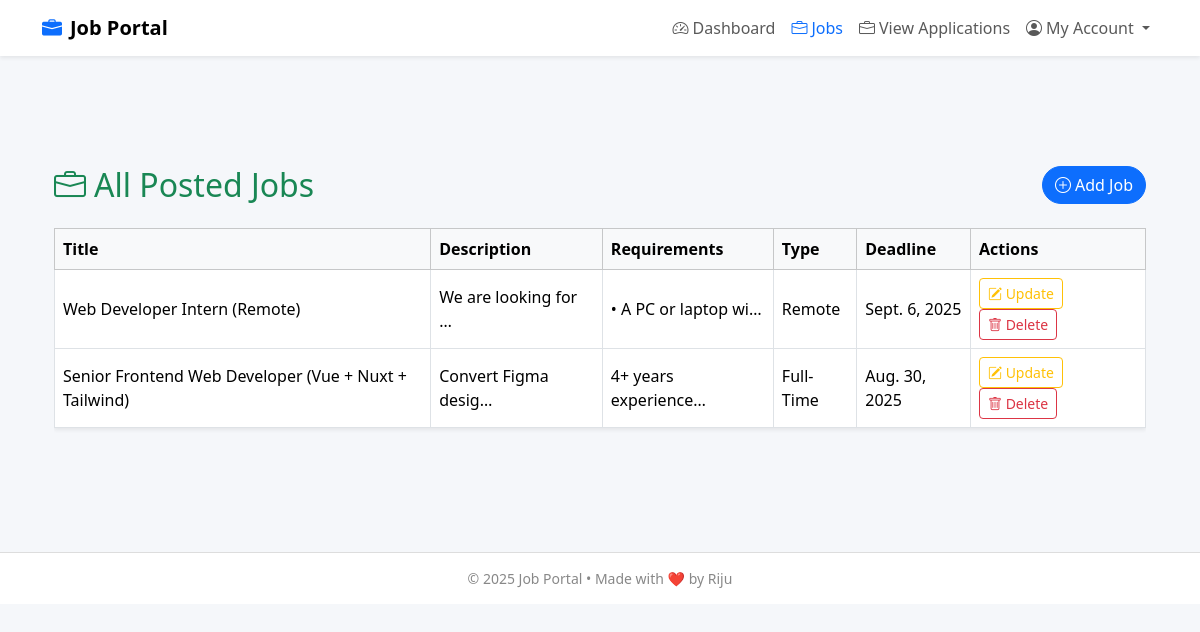
The app's page /jobListPage/ (signed in) with its own data.
### employer_app/models.py (models this page shows, shortened)
class JobModel(models.Model):
    JOB_TYPE_CHOICES = [
        ('Full-Time', 'Full-Time'),
        ('Remote', 'Remote'),
        ('Internship', 'Internship'),
    ]
    employer = models.ForeignKey(EmployerProfileModel,on_delete=models.CASCADE,related_name='jobs',null=True)
    title = models.CharField(max_length=255)
    description = models.TextField()
    requirements = models.TextField()
    salary = models.DecimalField(max_digits=10, decimal_places=2, null=True, blank=True)
    job_type = models.CharField(max_length=20, choices=JOB_TYPE_CHOICES)
    deadline = models.DateField()
    posted_date = models.DateField(auto_now_add=True)

### employer_app/views.py (the view)
# urls.py: path('jobListPage/',jobListPage, name='jobListPage'),
def jobListPage(request):
    employer_data = EmployerProfileModel.objects.get(employer_user= request.user)
    jobs = JobModel.objects.filter(employer = employer_data)
    return render(request, 'jobList.html',{'jobs':jobs})

### employer_app/templates/jobList.html (shortened to what this page needs)
{% extends 'master/master.html' %}
{% block body %}
<div class="container mt-5">
  <div class="d-flex justify-content-between align-items-center mb-4">
    <h2 class="text-success mb-0">
      <i class="bi bi-briefcase me-2"></i>All Posted Jobs
    </h2>
    {% if request.user.user_types == 'Employer' %}
    <a href="{% url 'createJobPage' %}" class="btn btn-primary rounded-pill">
      <i class="bi bi-plus-circle me-1"></i>Add Job
    </a>
    {% endif %}
  </div>
  <div class="table-responsive">
    <table class="table table-bordered table-hover align-middle shadow-sm">
      <thead class="table-light">
        <tr>
          <th>Title</th>
          <th>Description</th>
          <th>Requirements</th>
          <th>Type</th>
          <th>Deadline</th>
          <th>Actions</th>
        </tr>
      </thead>
      <tbody>
        {% for job in jobs %}
        <tr>
          <td>{{ job.title }}</td>
          <td>{{ job.description|truncatechars:20 }}</td>
          <td>{{ job.requirements|truncatechars:20 }}</td>
          <td>{{ job.job_type }}</td>
          <td>{{ job.deadline }}</td>
          <td>
            <a href="{% url 'updateJobPage' job.id %}" class="btn btn-outline-warning btn-sm me-2">
              <i class="bi bi-pencil-square"></i> Update
            </a>
            <a href="{% url 'deleteJobPage' job.id %}" class="btn btn-outline-danger btn-sm"
               onclick="return confirm('Are you sure you want to delete this job?');">
              <i class="bi bi-trash"></i> Delete
            </a>
          </td>
        </tr>
        {% empty %}
        <tr>
          <td colspan="6" class="text-center text-muted">No jobs found.</td>
        </tr>
        {% endfor %}
      </tbody>
    </table>
  </div>
</div>
{% endblock %}

### users_auth_app/templates/master/master.html (style rules this page uses)
body { background-color: #f5f7fa; padding-top: 70px; font-family: 'Segoe UI', sans-serif; }

### records on screen
JobModel: title "Web Developer Intern (Remote)", description "We are looking for …", requirements "• A PC or laptop wi…", job_type "Remote", deadline "Sept. 6, 2025"
JobModel: title "Senior Frontend Web Developer (Vue + Nuxt + Tailwind)", description "Convert Figma desig…", requirements "4+ years experience…", job_type "Full-Time", deadline "Aug. 30, 2025"

### other values on screen
{{ year|default:"2025" }} "2025"
